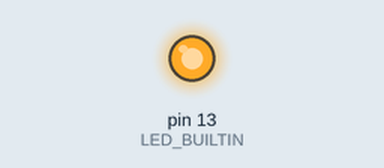
A sketch run on a simulated Arduino Uno, built with avr-gcc and run on an emulated ATmega328P. Shown: output pins drawn as LEDs (lit = HIGH).

Above: at 0.2 s.
At 14.7 s:
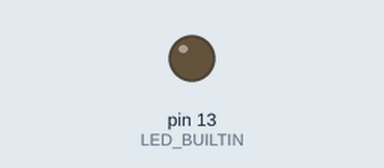
Timing chart, 0 to 41.0 s (numbered marks = the images above):
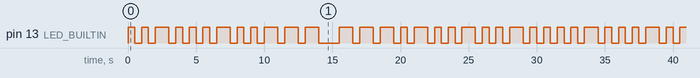

Measured:
- by itself, pin 13 (LED_BUILTIN): moves between LOW and HIGH, repeating every 31.5 s
- by itself, everything shown: repeats every 31.5 s, in 50 steps

The sketch:

Blink_Morse_Serial.ino
```cpp
/*
  Title: Blink Morse Serial
  Organization: Zen Maker Lab Inc.
  Author: Joel Cohen

  Description:

  This project walks you through how to create a program that takes serial input on the arduino and
  displays messages comprised of english characters through morse code on an LED.

  Concepts taught:

    - Variables
    - Functions
    - For-loops
    - Conditionals
    - Arrays
    - Integrated Circuits

*/

#define SHORT_DELAY 500
#define LONG_DELAY 1000

const char *morseCode[] = {
    ".-",    // A
    "-...",  // B
    "-.-.",  // C
    "-..",   // D
    ".",     // E
    "..-.",  // F
    "--.",   // G
    "....",  // H
    "..",    // I
    ".---",  // J
    "-.-",   // K
    ".-..",  // L
    "--",    // M
    "-.",    // N
    "---",   // O
    ".--.",  // P
    "--.-",  // Q
    ".-.",   // R
    "...",   // S
    "-",     // T
    "..-",   // U
    "...-",  // V
    ".--",   // W
    "-..-",  // X
    "-.--",  // Y
    "--.."   // Z
};

void shortBlink( ) {
  digitalWrite(LED_BUILTIN, HIGH);
  delay(SHORT_DELAY);
  digitalWrite(LED_BUILTIN, LOW);
  delay(SHORT_DELAY);
}
void longBlink() {
  digitalWrite(LED_BUILTIN, HIGH);
  delay(LONG_DELAY);
  digitalWrite(LED_BUILTIN, LOW);
  delay(SHORT_DELAY);
}

int parseLetter(char letter) {
  int index = letter - 'a';
  int running_time = 0;

  String morse_sequence = morseCode[index];

  for (int i = 0; i < morse_sequence.length(); i++) {
    char morse_character = morse_sequence[i];

    if (morse_character == '.') {
      shortBlink();
      running_time = running_time + SHORT_DELAY;
    } else if (morse_character == '-') {
      longBlink();
      running_time = running_time + LONG_DELAY;
    }

    running_time = running_time + SHORT_DELAY;
  }

  return running_time;

}

int allLowerCase(String sentence) {

}


int parseString(String sentence, int shortDelay = SHORT_DELAY, int longDelay = LONG_DELAY) {
  int time_elapsed = 0;

  for (int character_i = 0; character_i < sentence.length(); character_i++) {
    char letter = sentence[character_i];

    if (letter == ' ') {
      delay(LONG_DELAY);
      time_elapsed = time_elapsed + LONG_DELAY;
      continue;
    }

    time_elapsed = time_elapsed + parseLetter(letter);
  }

  return time_elapsed;
}

// the setup function runs once when you press reset or power the board
void setup() {
  // initialize digital pin LED_BUILTIN as an output.
  pinMode(LED_BUILTIN, OUTPUT);
}

// the loop function runs over and over again forever
void loop() {
  parseString("Hello World");
}
```
